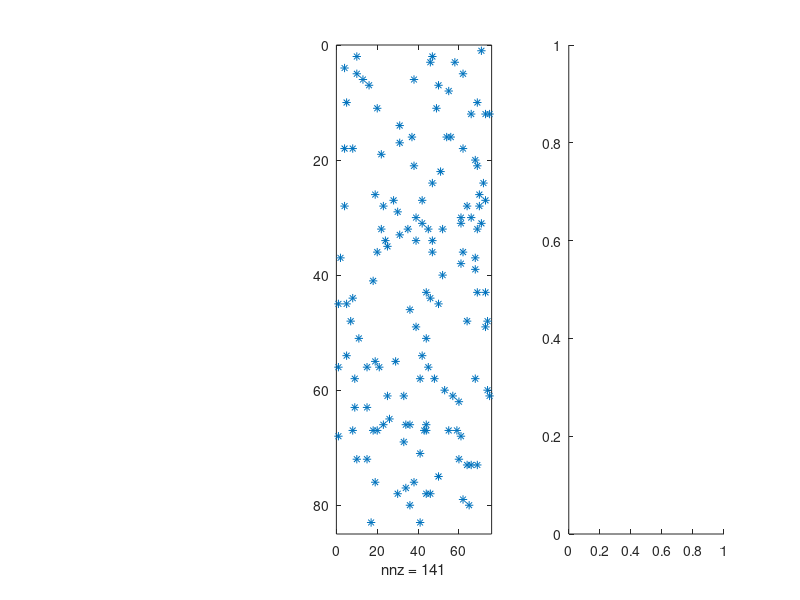

The MATLAB source for this figure: (Note: this script raises an error after producing the figure.)
clear all
clear functions

randn ('state', 0) ;
rand ('state', 0) ;

clf

ntrials = 1000 ;
e1 = zeros (ntrials,1) ;
e2 = zeros (ntrials,1) ;

for trials = 1:ntrials

    m = fix (100 * rand (1)) ;
    n = fix (100 * rand (1)) ;
    % d = 0.1 * rand (1) ;
    d = rand (1) * 4 * max (m,n) / max (m*n,1) ;
    A = sprandn (m,n,d) ;
    S = sprandn (m,m,d) + speye (m) ;

    subplot (1,3,2) ; spy (A) ;
    subplot (1,3,3) ; cs_dmspy (A) ;

    b = rand (m,1) ;

    x1 = A\b ;
    x2 = cs_dmsol (A,b) ; 

    err1 = norm (A*x1-b) ;
    err2 = norm (A*x2-b) ;

    lerr1 = log10 (max (err1, eps)) ;
    lerr2 = log10 (max (err2, eps)) ;

    fprintf ('rank: %3d %3d err %6.2e  %6.2e  :   %6.1f\n', ...
	sprank(A), rank(full(A)), err1, err2, lerr1 - lerr2) ;

    if (isnan (err1))
	lerr1 = 10 ;
    end
    if (isnan (err2))
	lerr2 = 10 ;
    end

    if (lerr2 > lerr1 + 5)
	% pause
    end

    e1 (trials) = lerr1 ;
    e2 (trials) = lerr2 ;

    subplot (1,3,1) ; plot (e1, e2, 'o', [-16 10], [-16 10], 'r') ;
    xlabel ('MATLAB error') ;
    ylabel ('dmsol error') ;


    drawnow
    % pause
end
